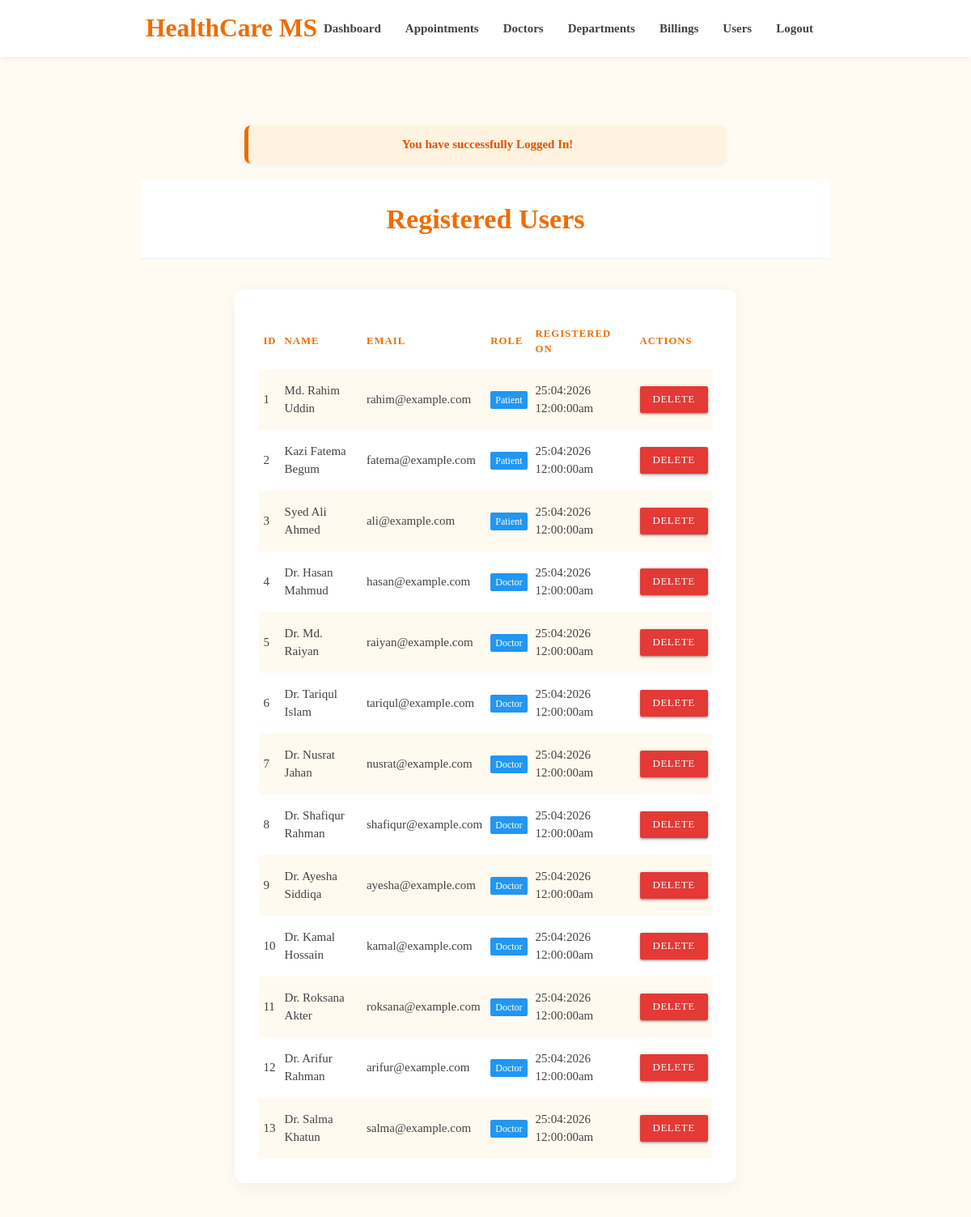
The page /admin/user-list.php (signed in) on the database as committed earlier.
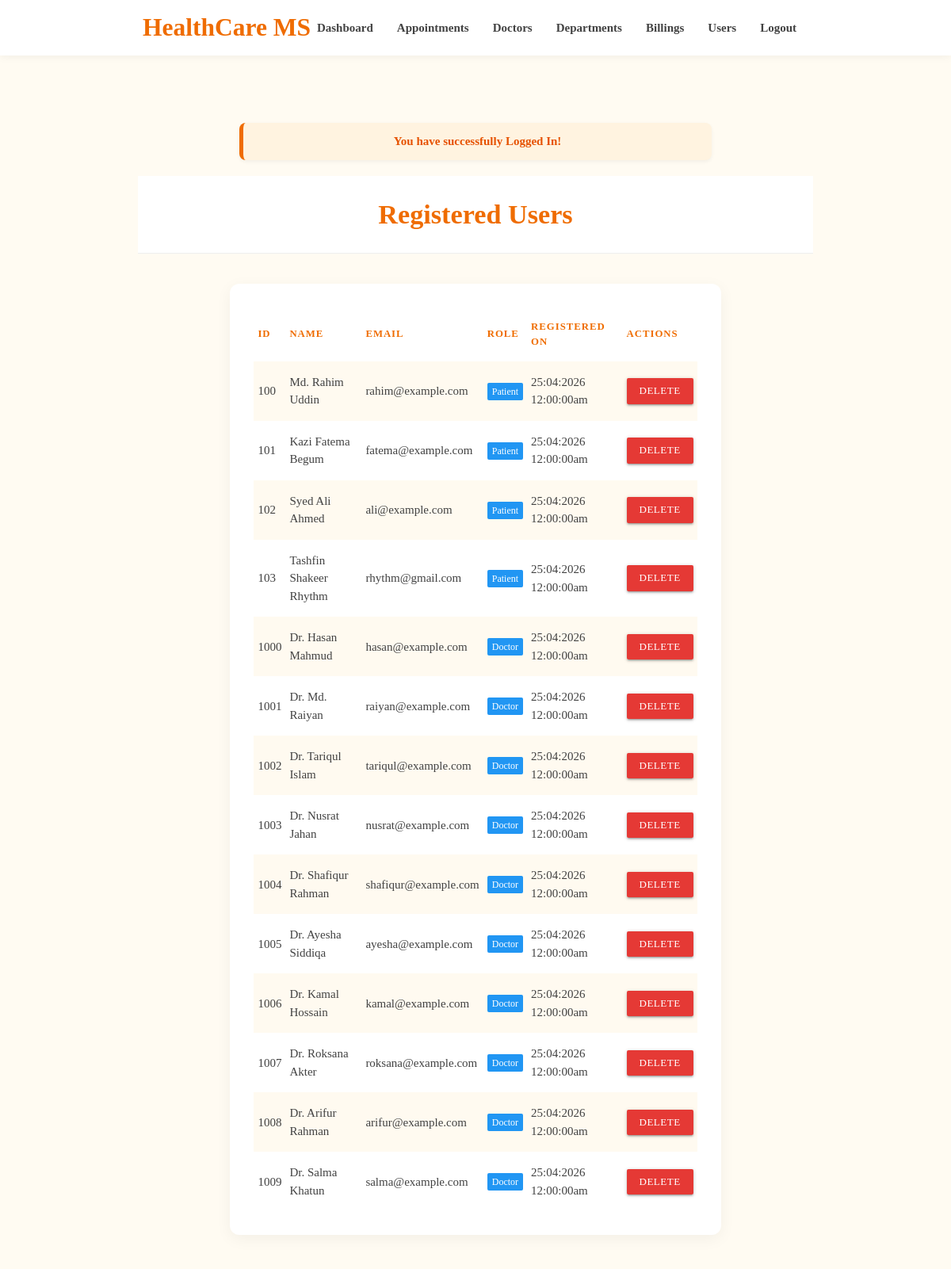
The same page on the database as committed later.
### tables this page shows
CREATE TABLE `users` (
    `id` int(11) NOT NULL,
    `name` varchar(100) NOT NULL,
    `email` varchar(100) NOT NULL,
    `password` varchar(100) NOT NULL,
    `role` enum('patient','doctor') NOT NULL DEFAULT 'patient',
    `timestamp` varchar(100) DEFAULT NULL,
    PRIMARY KEY (`id`),
    UNIQUE KEY `uq_email` (`email`)
);

### admin/user-list.php (the view, shortened to what this page needs)
<?php
require_once('../backends/connection-pdo.php');
$sql = "SELECT * FROM users ORDER BY id ASC";
$query = $pdoconn->prepare($sql);
$query->execute();
$users = $query->fetchAll(PDO::FETCH_ASSOC);
?>
<?php require('layout/header.php'); ?>
<?php require('layout/topnav.php'); ?>
<?php require('layout/left-sidebar-short.php'); ?>
<?php
if (isset($_SESSION['msg'])) {
    echo '<div class="container" style="margin-top: 20px;"><div class="admin-alert">'.$_SESSION['msg'].'</div></div>';
}
?>
<div class="section admin-theme-bg center" style="margin-top: 20px;">
    <h4>Registered Users</h4>
</div>
<div class="container" style="margin-top: 30px; margin-bottom: 50px;">
    <div class="row">
        <div class="col s12">
            <div class="card">
                <div class="card-content">
                    <table class="striped highlight responsive-table">
                        <thead>
                            <tr>
                                <th>ID</th>
                                <th>Name</th>
                                <th>Email</th>
                                <th>Role</th>
                                <th>Registered On</th>
                                <th>Actions</th>
                            </tr>
                        </thead>
                        <tbody>
                            <?php if (count($users) > 0): ?>
                                <?php foreach ($users as $user): ?>
                                    <tr>
                                        <td><?php echo $user['id']; ?></td>
                                        <td><?php echo htmlspecialchars($user['name']); ?></td>
                                        <td><?php echo htmlspecialchars($user['email']); ?></td>
                                        <td><span class="new badge blue" data-badge-caption=""><?php echo ucfirst($user['role']); ?></span></td>
                                        <td><?php echo htmlspecialchars($user['timestamp']); ?></td>
                                        <td>
                                            <a href="../backends/delete-record.php?type=user&id=<?php echo $user['id']; ?>" class="btn-small red darken-1">Delete</a>
                                        </td>
                                    </tr>
                                <?php endforeach; ?>
                            <?php else: ?>
                                <tr>
                                    <td colspan="6" class="center">No users found.</td>
                                </tr>
                            <?php endif; ?>
                        </tbody>
                    </table>
                </div>
            </div>
        </div>
    </div>
</div>
<?php require('layout/footer.php'); ?>

Rows that differ between the two databases and show on the page:
removed users: id "1", name "Md. Rahim Uddin", email "rahim@example.com", role "Patient", timestamp "25:04:2026 12:00:00am"
removed users: id "2", name "Kazi Fatema Begum", email "fatema@example.com", role "Patient", timestamp "25:04:2026 12:00:00am"
removed users: id "3", name "Syed Ali Ahmed", email "ali@example.com", role "Patient", timestamp "25:04:2026 12:00:00am"
removed users: id "4", name "Dr. Hasan Mahmud", email "hasan@example.com", role "Doctor", timestamp "25:04:2026 12:00:00am"
removed users: id "5", name "Dr. Md. Raiyan", email "raiyan@example.com", role "Doctor", timestamp "25:04:2026 12:00:00am"
removed users: id "6", name "Dr. Tariqul Islam", email "tariqul@example.com", role "Doctor", timestamp "25:04:2026 12:00:00am"
removed users: id "7", name "Dr. Nusrat Jahan", email "nusrat@example.com", role "Doctor", timestamp "25:04:2026 12:00:00am"
removed users: id "8", name "Dr. Shafiqur Rahman", email "shafiqur@example.com", role "Doctor", timestamp "25:04:2026 12:00:00am"
removed users: id "9", name "Dr. Ayesha Siddiqa", email "ayesha@example.com", role "Doctor", timestamp "25:04:2026 12:00:00am"
removed users: id "10", name "Dr. Kamal Hossain", email "kamal@example.com", role "Doctor", timestamp "25:04:2026 12:00:00am"
removed users: id "11", name "Dr. Roksana Akter", email "roksana@example.com", role "Doctor", timestamp "25:04:2026 12:00:00am"
removed users: id "12", name "Dr. Arifur Rahman", email "arifur@example.com", role "Doctor", timestamp "25:04:2026 12:00:00am"
removed users: id "13", name "Dr. Salma Khatun", email "salma@example.com", role "Doctor", timestamp "25:04:2026 12:00:00am"
added users: id "100", name "Md. Rahim Uddin", email "rahim@example.com", role "Patient", timestamp "25:04:2026 12:00:00am"
added users: id "101", name "Kazi Fatema Begum", email "fatema@example.com", role "Patient", timestamp "25:04:2026 12:00:00am"
added users: id "102", name "Syed Ali Ahmed", email "ali@example.com", role "Patient", timestamp "25:04:2026 12:00:00am"
added users: id "103", name "Tashfin Shakeer Rhythm", email "rhythm@gmail.com", role "Patient", timestamp "25:04:2026 12:00:00am"
added users: id "1000", name "Dr. Hasan Mahmud", email "hasan@example.com", role "Doctor", timestamp "25:04:2026 12:00:00am"
added users: id "1001", name "Dr. Md. Raiyan", email "raiyan@example.com", role "Doctor", timestamp "25:04:2026 12:00:00am"
added users: id "1002", name "Dr. Tariqul Islam", email "tariqul@example.com", role "Doctor", timestamp "25:04:2026 12:00:00am"
added users: id "1003", name "Dr. Nusrat Jahan", email "nusrat@example.com", role "Doctor", timestamp "25:04:2026 12:00:00am"
added users: id "1004", name "Dr. Shafiqur Rahman", email "shafiqur@example.com", role "Doctor", timestamp "25:04:2026 12:00:00am"
added users: id "1005", name "Dr. Ayesha Siddiqa", email "ayesha@example.com", role "Doctor", timestamp "25:04:2026 12:00:00am"
added users: id "1006", name "Dr. Kamal Hossain", email "kamal@example.com", role "Doctor", timestamp "25:04:2026 12:00:00am"
added users: id "1007", name "Dr. Roksana Akter", email "roksana@example.com", role "Doctor", timestamp "25:04:2026 12:00:00am"
added users: id "1008", name "Dr. Arifur Rahman", email "arifur@example.com", role "Doctor", timestamp "25:04:2026 12:00:00am"
added users: id "1009", name "Dr. Salma Khatun", email "salma@example.com", role "Doctor", timestamp "25:04:2026 12:00:00am"
